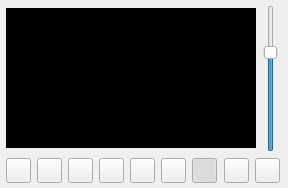
<?xml version="1.0" encoding="UTF-8"?>
<ui version="4.0">
 <class>PlayerWidget</class>
 <widget class="QWidget" name="PlayerWidget">
  <property name="geometry">
   <rect>
    <x>0</x>
    <y>0</y>
    <width>288</width>
    <height>188</height>
   </rect>
  </property>
  <property name="windowTitle">
   <string>QtrPlayer 1.0</string>
  </property>
  <layout class="QGridLayout" name="gridLayout" rowstretch="0,0">
   <property name="leftMargin">
    <number>5</number>
   </property>
   <property name="topMargin">
    <number>5</number>
   </property>
   <property name="rightMargin">
    <number>5</number>
   </property>
   <property name="bottomMargin">
    <number>5</number>
   </property>
   <item row="0" column="0">
    <widget class="ScreenWidget" name="screen" native="true">
     <property name="minimumSize">
      <size>
       <width>250</width>
       <height>140</height>
      </size>
     </property>
     <property name="maximumSize">
      <size>
       <width>250</width>
       <height>140</height>
      </size>
     </property>
     <property name="palette">
      <palette>
       <active>
        <colorrole role="Base">
         <brush brushstyle="SolidPattern">
          <color alpha="255">
           <red>255</red>
           <green>255</green>
           <blue>255</blue>
          </color>
         </brush>
        </colorrole>
        <colorrole role="Window">
         <brush brushstyle="SolidPattern">
          <color alpha="255">
           <red>0</red>
           <green>0</green>
           <blue>0</blue>
          </color>
         </brush>
        </colorrole>
       </active>
       <inactive>
        <colorrole role="Base">
         <brush brushstyle="SolidPattern">
          <color alpha="255">
           <red>255</red>
           <green>255</green>
           <blue>255</blue>
          </color>
         </brush>
        </colorrole>
        <colorrole role="Window">
         <brush brushstyle="SolidPattern">
          <color alpha="255">
           <red>0</red>
           <green>0</green>
           <blue>0</blue>
          </color>
         </brush>
        </colorrole>
       </inactive>
       <disabled>
        <colorrole role="Base">
         <brush brushstyle="SolidPattern">
          <color alpha="255">
           <red>0</red>
           <green>0</green>
           <blue>0</blue>
          </color>
         </brush>
        </colorrole>
        <colorrole role="Window">
         <brush brushstyle="SolidPattern">
          <color alpha="255">
           <red>0</red>
           <green>0</green>
           <blue>0</blue>
          </color>
         </brush>
        </colorrole>
       </disabled>
      </palette>
     </property>
     <property name="autoFillBackground">
      <bool>true</bool>
     </property>
    </widget>
   </item>
   <item row="0" column="1">
    <widget class="QSlider" name="verticalSlider">
     <property name="palette">
      <palette>
       <active>
        <colorrole role="Button">
         <brush brushstyle="SolidPattern">
          <color alpha="255">
           <red>255</red>
           <green>255</green>
           <blue>255</blue>
          </color>
         </brush>
        </colorrole>
       </active>
       <inactive>
        <colorrole role="Button">
         <brush brushstyle="SolidPattern">
          <color alpha="255">
           <red>255</red>
           <green>255</green>
           <blue>255</blue>
          </color>
         </brush>
        </colorrole>
       </inactive>
       <disabled>
        <colorrole role="Button">
         <brush brushstyle="SolidPattern">
          <color alpha="255">
           <red>255</red>
           <green>255</green>
           <blue>255</blue>
          </color>
         </brush>
        </colorrole>
       </disabled>
      </palette>
     </property>
     <property name="maximum">
      <number>100</number>
     </property>
     <property name="value">
      <number>70</number>
     </property>
     <property name="orientation">
      <enum>Qt::Vertical</enum>
     </property>
     <property name="tickInterval">
      <number>0</number>
     </property>
    </widget>
   </item>
   <item row="1" column="0" colspan="2">
    <layout class="QHBoxLayout" name="horizontalLayout">
     <item>
      <widget class="QPushButton" name="btnPlay">
       <property name="minimumSize">
        <size>
         <width>25</width>
         <height>25</height>
        </size>
       </property>
       <property name="maximumSize">
        <size>
         <width>25</width>
         <height>25</height>
        </size>
       </property>
       <property name="text">
        <string/>
       </property>
       <property name="icon">
        <iconset resource="resources.qrc">
         <normaloff>:/icons/icons8-play-48.png</normaloff>:/icons/icons8-play-48.png</iconset>
       </property>
       <property name="iconSize">
        <size>
         <width>24</width>
         <height>24</height>
        </size>
       </property>
      </widget>
     </item>
     <item>
      <widget class="QPushButton" name="btnPause">
       <property name="minimumSize">
        <size>
         <width>25</width>
         <height>25</height>
        </size>
       </property>
       <property name="maximumSize">
        <size>
         <width>25</width>
         <height>25</height>
        </size>
       </property>
       <property name="text">
        <string/>
       </property>
       <property name="icon">
        <iconset resource="resources.qrc">
         <normaloff>:/icons/icons8-pause-48.png</normaloff>:/icons/icons8-pause-48.png</iconset>
       </property>
       <property name="iconSize">
        <size>
         <width>24</width>
         <height>24</height>
        </size>
       </property>
      </widget>
     </item>
     <item>
      <widget class="QPushButton" name="btnStop">
       <property name="minimumSize">
        <size>
         <width>25</width>
         <height>25</height>
        </size>
       </property>
       <property name="maximumSize">
        <size>
         <width>25</width>
         <height>25</height>
        </size>
       </property>
       <property name="text">
        <string/>
       </property>
       <property name="icon">
        <iconset resource="resources.qrc">
         <normaloff>:/icons/icons8-stop-48.png</normaloff>:/icons/icons8-stop-48.png</iconset>
       </property>
       <property name="iconSize">
        <size>
         <width>24</width>
         <height>24</height>
        </size>
       </property>
      </widget>
     </item>
     <item>
      <widget class="QPushButton" name="btnPrev">
       <property name="sizePolicy">
        <sizepolicy hsizetype="Preferred" vsizetype="Fixed">
         <horstretch>0</horstretch>
         <verstretch>0</verstretch>
        </sizepolicy>
       </property>
       <property name="minimumSize">
        <size>
         <width>25</width>
         <height>25</height>
        </size>
       </property>
       <property name="maximumSize">
        <size>
         <width>25</width>
         <height>25</height>
        </size>
       </property>
       <property name="text">
        <string/>
       </property>
       <property name="icon">
        <iconset resource="resources.qrc">
         <normaloff>:/icons/icons8-skip-to-start-48.png</normaloff>:/icons/icons8-skip-to-start-48.png</iconset>
       </property>
       <property name="iconSize">
        <size>
         <width>24</width>
         <height>24</height>
        </size>
       </property>
      </widget>
     </item>
     <item>
      <widget class="QPushButton" name="btnNext">
       <property name="sizePolicy">
        <sizepolicy hsizetype="Preferred" vsizetype="Fixed">
         <horstretch>0</horstretch>
         <verstretch>0</verstretch>
        </sizepolicy>
       </property>
       <property name="minimumSize">
        <size>
         <width>25</width>
         <height>25</height>
        </size>
       </property>
       <property name="maximumSize">
        <size>
         <width>25</width>
         <height>25</height>
        </size>
       </property>
       <property name="text">
        <string/>
       </property>
       <property name="icon">
        <iconset resource="resources.qrc">
         <normaloff>:/icons/icons8-end-48.png</normaloff>:/icons/icons8-end-48.png</iconset>
       </property>
       <property name="iconSize">
        <size>
         <width>24</width>
         <height>24</height>
        </size>
       </property>
      </widget>
     </item>
     <item>
      <widget class="QPushButton" name="btnShuffle">
       <property name="minimumSize">
        <size>
         <width>25</width>
         <height>25</height>
        </size>
       </property>
       <property name="maximumSize">
        <size>
         <width>25</width>
         <height>25</height>
        </size>
       </property>
       <property name="text">
        <string/>
       </property>
       <property name="icon">
        <iconset resource="resources.qrc">
         <normaloff>:/icons/icons8-shuffle-48.png</normaloff>:/icons/icons8-shuffle-48.png</iconset>
       </property>
       <property name="iconSize">
        <size>
         <width>24</width>
         <height>24</height>
        </size>
       </property>
       <property name="checkable">
        <bool>true</bool>
       </property>
      </widget>
     </item>
     <item>
      <widget class="QPushButton" name="btnLoop">
       <property name="minimumSize">
        <size>
         <width>25</width>
         <height>25</height>
        </size>
       </property>
       <property name="maximumSize">
        <size>
         <width>25</width>
         <height>25</height>
        </size>
       </property>
       <property name="text">
        <string/>
       </property>
       <property name="icon">
        <iconset resource="resources.qrc">
         <normaloff>:/icons/icons8-repeat-48.png</normaloff>:/icons/icons8-repeat-48.png</iconset>
       </property>
       <property name="iconSize">
        <size>
         <width>24</width>
         <height>24</height>
        </size>
       </property>
       <property name="checkable">
        <bool>true</bool>
       </property>
       <property name="checked">
        <bool>true</bool>
       </property>
       <property name="flat">
        <bool>true</bool>
       </property>
      </widget>
     </item>
     <item>
      <spacer name="horizontalSpacer_2">
       <property name="orientation">
        <enum>Qt::Horizontal</enum>
       </property>
       <property name="sizeHint" stdset="0">
        <size>
         <width>40</width>
         <height>20</height>
        </size>
       </property>
      </spacer>
     </item>
     <item>
      <widget class="QPushButton" name="btnOpen">
       <property name="minimumSize">
        <size>
         <width>25</width>
         <height>25</height>
        </size>
       </property>
       <property name="maximumSize">
        <size>
         <width>25</width>
         <height>25</height>
        </size>
       </property>
       <property name="text">
        <string/>
       </property>
       <property name="icon">
        <iconset resource="resources.qrc">
         <normaloff>:/icons/icons8-file-48.png</normaloff>:/icons/icons8-file-48.png</iconset>
       </property>
       <property name="iconSize">
        <size>
         <width>24</width>
         <height>24</height>
        </size>
       </property>
      </widget>
     </item>
     <item>
      <widget class="QPushButton" name="btnHelp">
       <property name="minimumSize">
        <size>
         <width>25</width>
         <height>25</height>
        </size>
       </property>
       <property name="maximumSize">
        <size>
         <width>25</width>
         <height>25</height>
        </size>
       </property>
       <property name="text">
        <string/>
       </property>
       <property name="icon">
        <iconset resource="resources.qrc">
         <normaloff>:/icons/icons8-about-48.png</normaloff>:/icons/icons8-about-48.png</iconset>
       </property>
       <property name="iconSize">
        <size>
         <width>24</width>
         <height>24</height>
        </size>
       </property>
      </widget>
     </item>
    </layout>
   </item>
  </layout>
 </widget>
 <customwidgets>
  <customwidget>
   <class>ScreenWidget</class>
   <extends>QWidget</extends>
   <header>screenwidget.h</header>
   <container>1</container>
  </customwidget>
 </customwidgets>
 <resources>
  <include location="resources.qrc"/>
 </resources>
 <connections/>
</ui>
